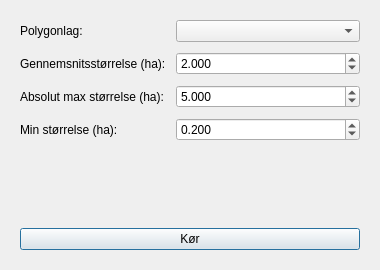
<?xml version="1.0" encoding="UTF-8"?>
<ui version="4.0">
 <class>LavGridDialogBase</class>
 <widget class="QDialog" name="LavGridDialogBase">
  <property name="geometry">
   <rect>
    <x>0</x>
    <y>0</y>
    <width>380</width>
    <height>270</height>
   </rect>
  </property>
  <property name="windowTitle">
   <string>Lav grid</string>
  </property>
  <layout class="QVBoxLayout" name="verticalLayout">
   <property name="spacing">
    <number>10</number>
   </property>
   <property name="leftMargin">
    <number>20</number>
   </property>
   <property name="topMargin">
    <number>20</number>
   </property>
   <property name="rightMargin">
    <number>20</number>
   </property>
   <property name="bottomMargin">
    <number>20</number>
   </property>
   <item>
    <layout class="QFormLayout" name="formLayout">
     <item row="0" column="0">
      <widget class="QLabel" name="lblLag">
       <property name="text">
        <string>Polygonlag:</string>
       </property>
      </widget>
     </item>
     <item row="0" column="1">
      <widget class="QComboBox" name="cboLag"/>
     </item>
     <item row="1" column="0">
      <widget class="QLabel" name="lblAvgHa">
       <property name="text">
        <string>Gennemsnitsstørrelse (ha):</string>
       </property>
      </widget>
     </item>
     <item row="1" column="1">
      <widget class="QDoubleSpinBox" name="spinAvgHa">
       <property name="minimum">
        <double>0.001</double>
       </property>
       <property name="maximum">
        <double>1000.0</double>
       </property>
       <property name="singleStep">
        <double>0.001</double>
       </property>
       <property name="value">
        <double>2.0</double>
       </property>
       <property name="decimals">
        <number>3</number>
       </property>
      </widget>
     </item>
     <item row="2" column="0">
      <widget class="QLabel" name="lblMaxHa">
       <property name="text">
        <string>Absolut max størrelse (ha):</string>
       </property>
      </widget>
     </item>
     <item row="2" column="1">
      <widget class="QDoubleSpinBox" name="spinMaxHa">
       <property name="minimum">
        <double>0.001</double>
       </property>
       <property name="maximum">
        <double>1000.0</double>
       </property>
       <property name="singleStep">
        <double>0.001</double>
       </property>
       <property name="value">
        <double>5.0</double>
       </property>
       <property name="decimals">
        <number>3</number>
       </property>
      </widget>
     </item>
     <item row="3" column="0">
      <widget class="QLabel" name="lblMinHa">
       <property name="text">
        <string>Min størrelse (ha):</string>
       </property>
      </widget>
     </item>
     <item row="3" column="1">
      <widget class="QDoubleSpinBox" name="spinMinHa">
       <property name="minimum">
        <double>0.001</double>
       </property>
       <property name="maximum">
        <double>1000.0</double>
       </property>
       <property name="singleStep">
        <double>0.001</double>
       </property>
       <property name="value">
        <double>0.2</double>
       </property>
       <property name="decimals">
        <number>3</number>
       </property>
      </widget>
     </item>
    </layout>
   </item>
   <item>
    <spacer>
     <property name="orientation">
      <enum>Qt::Vertical</enum>
     </property>
     <property name="sizeHint" stdset="0">
      <size>
       <width>20</width>
       <height>10</height>
      </size>
     </property>
    </spacer>
   </item>
   <item>
    <widget class="QPushButton" name="btnKorGrid">
     <property name="text">
      <string>Kør</string>
     </property>
     <property name="minimumHeight">
      <number>36</number>
     </property>
    </widget>
   </item>
  </layout>
 </widget>
 <resources/>
 <connections/>
</ui>
